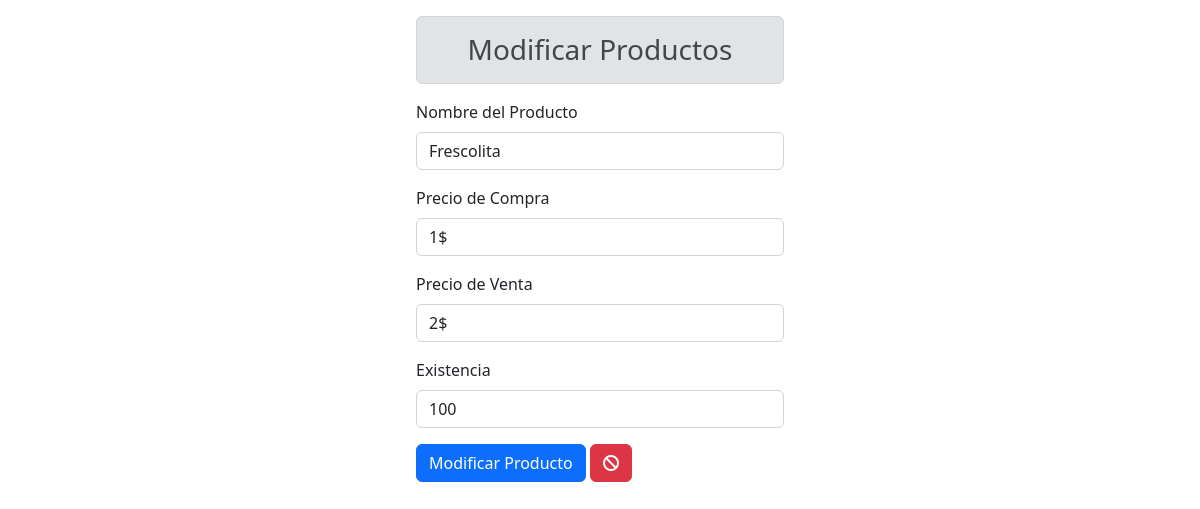
/edit_register.php?id=3, run on the app's committed database.
### tables this page shows
CREATE TABLE `Registros` (
  `Id` int(255) NOT NULL,
  `Nombre_Producto` varchar(255) NOT NULL,
  `Precio_Compra` varchar(255) NOT NULL,
  `Precio_Venta` varchar(255) NOT NULL,
  `Existencia` varchar(255) NOT NULL
);

### edit_register.php (the view, shortened to what this page needs)
<?php
include "modelo/conexion.php";
$id=$_GET["id"];
$sql=$conexion->query("SELECT * FROM Registros WHERE Id=$id");
?>
<!DOCTYPE html>
<html lang="en">
<head>
    <link href="https://cdn.jsdelivr.net/npm/bootstrap@5.2.2/dist/css/bootstrap.min.css" rel="stylesheet">
</head>
<body>
<form class="col-4 p-3 m-auto" method="POST">
            <h3 class="text-center alert alert-secondary">Modificar Productos</h3>
            <?php
            include "controlador/modificar_registro.php";
            while ($datos=$sql->fetch_object()) {?>
           <div class="mb-3">
                <label for="exampleInputEmail1" class="form-label">Nombre del Producto</label>
                <input type="text" class="form-control" name="Nombre_Producto" value=<?= $datos->Nombre_Producto?>>
            </div>
            <div class="mb-3">
                <label for="exampleInputPassword1" class="form-label">Precio de Compra</label>
                <input type="text" class="form-control" name="Precio_Compra" value=<?= $datos->Precio_Compra?>>
            </div>
            <div class="mb-3">
                <label for="exampleInputPassword1" class="form-label">Precio de Venta</label>
                <input type="text" class="form-control" name="Precio_Venta" value=<?= $datos->Precio_Venta?>>
            </div>
            <div class="mb-3">
                <label for="exampleInputPassword1" class="form-label">Existencia</label>
                <input type="text" class="form-control" name="Existencia" value=<?= $datos->Existencia?>>
            </div>
            <?php }
            ?>
            <button type="submit" class="btn btn-primary" name="btnmodificarr" value="ok">Modificar Producto</button>
            <a href="crud.php" class="btn btn-small btn-danger"><i class="fa-solid fa-ban"></i></a>
        </form>
</body>
</html>

### data on the page
registros: Nombre_Producto "Frescolita", Precio_Compra "1$", Precio_Venta "2$", Existencia "100"
